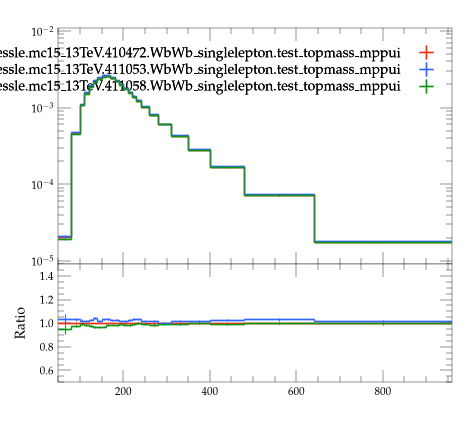

The Python source for this figure:
#! /usr/bin/env python3

# This Python script was auto-generated using YODA v2.1.2.
# Analysis object: /WbWb_singlelepton/m_bw_fine
# Timestamp: 07-08-2026 (09:26:45)

import matplotlib as mpl
import matplotlib.pyplot as plt
mpl.use('Agg') # comment out for interactive use
import os
import numpy as np
from numpy import nan, inf

plotDir = os.path.split(os.path.realpath(__file__))[0]
if 'YODA_USER_PLOT_PATH' in globals():
    plot_outdir = globals()['YODA_USER_PLOT_PATH']
else:
    plot_outdir = plotDir

#plot style
plt.style.use(os.path.join(plotDir, '../default.mplstyle'))
# plot metadata
figW, figH = plt.rcParams['figure.figsize']
ax_xLabel = ''
ax_yLabel = ''
ax_title  = ''
ax_xScale = 'linear'
ax_yScale = 'log'
xLims = (50.0, 960.0)
yLims = (9e-06, 0.011000000000000001)

# TeX-friendly labels for the legend
labels = {
  'legend' : ([ r"user.johessle.mc15\_13TeV.410472.WbWb\_singlelepton.test\_topmass\_mppui", r"user.johessle.mc15\_13TeV.411053.WbWb\_singlelepton.test\_topmass\_mppui", r"user.johessle.mc15\_13TeV.411058.WbWb\_singlelepton.test\_topmass\_mppui" ], r""),
}

# Adjust canvas width and height
canvasW = 10.0
canvasH = 9.0
figW *= canvasW/10.
figH *= canvasH/9.

# Create figure and axis objects
fig, (ax, ratio0_ax) = plt.subplots(2, 1, sharex=True,
                  figsize=(figW,figH), gridspec_kw={'height_ratios': (6.0, 3.0)})

# Set figure margins
plt.subplots_adjust(
    left   = 1.0 * plt.rcParams['figure.subplot.left'],
    right  = 1.0 * plt.rcParams['figure.subplot.right'],
    top    = 1.0 * plt.rcParams['figure.subplot.top'],
    bottom = 1.0 * plt.rcParams['figure.subplot.bottom'])

ratio0_ax.yaxis.set_major_locator(mpl.ticker.MultipleLocator(0.2))
ratio0_ax.set_ylim(0.5, 1.4999)
ratio0_ax.set_ylabel('Ratio')

# the numerical data is stored in a separate file
dataf = dict()
prefix = os.path.split(__file__)[0]
if prefix:    prefix = prefix + '/'
exec(open(prefix+'m_bw_fine__data.py').read(), dataf)


legend_handles = dict() # keep track of handles for the legend

# style options for curves
# starts at zorder>=5 to draw curve on top of legend
styles = {
  'user.johessle.mc15_13TeV.410472.WbWb_singlelepton.test_topmass_mppui.yoda': {
    'color' : '#EE3311',
    'linestyle' : '-',
    'lineopacity' : 1.0,
    'linewidth' : 1,
    'marker' : 'none',
    'markersize' : 2,
    'capsize' : 0.0,
    'zorder' : 5,
    'histstyle' : 1,
    'drawstyle' : 'steps-pre',
    'xerrorbars' : 1,
    'yerrorbars' : 1,
    'fillcolor' : None,
    'fillopacity' : 1.0,
    'ratio0_linestyle' : '-',
    'ratio0_lineopacity' : 1.0,
    'ratio0_linewidth' : 1,
    'ratio0_marker' : 'none',
    'ratio0_markersize' : 2,
    'ratio0_capsize' : 0.0,
    'ratio0_zorder' : 5,
    'ratio0_histstyle' : 1,
    'ratio0_drawstyle' : 'steps-pre',
    'ratio0_xerrorbars' : 1,
    'ratio0_yerrorbars' : 1,
  },
  'user.johessle.mc15_13TeV.411053.WbWb_singlelepton.test_topmass_mppui.yoda': {
    'color' : '#3366FF',
    'linestyle' : '-',
    'lineopacity' : 1.0,
    'linewidth' : 1,
    'marker' : 'none',
    'markersize' : 2,
    'capsize' : 0.0,
    'zorder' : 6,
    'histstyle' : 1,
    'drawstyle' : 'steps-pre',
    'xerrorbars' : 1,
    'yerrorbars' : 1,
    'fillcolor' : None,
    'fillopacity' : 1.0,
    'ratio0_linestyle' : '-',
    'ratio0_lineopacity' : 1.0,
    'ratio0_linewidth' : 1,
    'ratio0_marker' : 'none',
    'ratio0_markersize' : 2,
    'ratio0_capsize' : 0.0,
    'ratio0_zorder' : 6,
    'ratio0_histstyle' : 1,
    'ratio0_drawstyle' : 'steps-pre',
    'ratio0_xerrorbars' : 1,
    'ratio0_yerrorbars' : 1,
  },
  'user.johessle.mc15_13TeV.411058.WbWb_singlelepton.test_topmass_mppui.yoda': {
    'color' : '#109618',
    'linestyle' : '-',
    'lineopacity' : 1.0,
    'linewidth' : 1,
    'marker' : 'none',
    'markersize' : 2,
    'capsize' : 0.0,
    'zorder' : 7,
    'histstyle' : 1,
    'drawstyle' : 'steps-pre',
    'xerrorbars' : 1,
    'yerrorbars' : 1,
    'fillcolor' : None,
    'fillopacity' : 1.0,
    'ratio0_linestyle' : '-',
    'ratio0_lineopacity' : 1.0,
    'ratio0_linewidth' : 1,
    'ratio0_marker' : 'none',
    'ratio0_markersize' : 2,
    'ratio0_capsize' : 0.0,
    'ratio0_zorder' : 7,
    'ratio0_histstyle' : 1,
    'ratio0_drawstyle' : 'steps-pre',
    'ratio0_xerrorbars' : 1,
    'ratio0_yerrorbars' : 1,
  },
}

# curve from input yoda files in main panel
for label, yvals in dataf['yvals'].items():
    if all(np.isnan(v) for v in dataf['yvals'][label]):
        continue
    tmp = None
    if styles[label]['histstyle']: # draw as histogram
        xpos = dataf['xedges'][label] if styles[label]['drawstyle'] else dataf['xpoints'][label]
        ypos = np.insert(yvals, 0, yvals[0]) if styles[label]['drawstyle'] else yvals
        if styles[label]['fillcolor']: # fill area below curve
            ax.fill_between(xpos, ypos, step='pre',
                            color=styles[label]['fillcolor'],
                            alpha=styles[label]['fillopacity'])
        tmp, = ax.plot(xpos, ypos,
                       color=styles[label]['color'],
                       linestyle=styles[label]['linestyle'],
                       alpha=styles[label]['lineopacity'],
                       linewidth=styles[label]['linewidth'],
                       drawstyle=styles[label]['drawstyle'], solid_joinstyle='miter',
                       zorder=styles[label]['zorder'], label=label)
    tmp = ax.errorbar(dataf['xpoints'][label], yvals,
                      xerr=np.array(dataf['xerrs'][label])*styles[label]['xerrorbars'],
                      yerr=np.array(dataf['yerrs'][label])*styles[label]['yerrorbars'],
                      fmt=styles[label]['marker'], capsize=styles[label]['capsize'],
                      alpha=styles[label]['lineopacity'],
                      markersize=styles[label]['markersize'],
                      ecolor=styles[label]['color'],
                      color=styles[label]['color'], zorder=styles[label]['zorder'])
    tmp[-1][0].set_linestyle(styles[label]['linestyle'])
    tmp[-1][0].set_linewidth(styles[label]['linewidth'])
    if label in dataf['add_legend_handle']:  legend_handles[label] = tmp
    for varLabel in dataf['variation_yvals'].keys():
        if varLabel.startswith(label):
            tmp, = ax.plot(dataf['xedges'][label], dataf['variation_yvals'][varLabel],
                           color=styles[label]['color'],
                           linestyle=styles[label]['linestyle'],
                           linewidth=styles[label]['linewidth'],
                           drawstyle='steps-pre', solid_joinstyle='miter',
                           zorder=styles[label]['zorder'], alpha=0.5)


# plots on ratio panel
# curve from input yoda files in ratio panel
for label, yvals in dataf['ratio0_yvals'].items():
    if all(np.isnan(v) for v in yvals):
        continue
    if styles[label]['ratio0_histstyle']: # plot as histogram
        xpos = dataf['xedges']['user.johessle.mc15_13TeV.410472.WbWb_singlelepton.test_topmass_mppui.yoda'] if styles[label]['ratio0_drawstyle'] else dataf['xpoints']['user.johessle.mc15_13TeV.410472.WbWb_singlelepton.test_topmass_mppui.yoda']
        ypos = np.insert(yvals, 0, yvals[0]) if styles[label]['ratio0_drawstyle'] else yvals
        ratio0_ax.plot(xpos, ypos,
                       color=styles[label]['color'],
                       linewidth=styles[label]['linewidth'],
                       linestyle=styles[label]['ratio0_linestyle'],
                       alpha=styles[label]['ratio0_lineopacity'],
                       drawstyle=styles[label]['ratio0_drawstyle'], zorder=styles[label]['zorder'],
                       solid_joinstyle='miter')
    tmp = ratio0_ax.errorbar(dataf['xpoints']['user.johessle.mc15_13TeV.410472.WbWb_singlelepton.test_topmass_mppui.yoda'], yvals,
                             xerr=np.array(dataf['ref_xerrs'])*styles[label]['ratio0_xerrorbars'],
                             yerr=np.array(dataf['ratio0_yerrs'][label])*styles[label]['ratio0_yerrorbars'],
                             fmt=styles[label]['ratio0_marker'], capsize=styles[label]['ratio0_capsize'],
                             alpha=styles[label]['ratio0_lineopacity'],
                             markersize=styles[label]['ratio0_markersize'],
                             ecolor=styles[label]['color'],
                             color=styles[label]['color'])
    tmp[-1][0].set_linestyle(styles[label]['ratio0_linestyle'])
    tmp[-1][0].set_linewidth(styles[label]['ratio0_linewidth'])

    for varlabel in dataf['ratio0_variation_vals'].keys():
        if varlabel.startswith(label):
            ratio0_ax.plot(dataf['xedges']['user.johessle.mc15_13TeV.410472.WbWb_singlelepton.test_topmass_mppui.yoda'],
                            dataf['ratio0_variation_vals'][varlabel],
                            color=styles[label]['color'],
                            linestyle=styles[label]['linestyle'],
                            linewidth=styles[label]['linewidth'],
                            drawstyle='steps-pre', solid_joinstyle='miter',
                            zorder=1, alpha=0.5)

legend_items = list(legend_handles.values())
ax.add_artist(ax.legend(legend_items,
                        labels['legend'][0],
                        title=labels['legend'][1],
                        alignment='right',
                        loc='upper right',
                        bbox_to_anchor=(1.0, 0.97),markerfirst=False))

# set plot metadata as defined above
ratio0_ax.set_xlabel(ax_xLabel)
ratio0_ax.xaxis.set_label_coords(1., -0.15)
ax.set_ylabel(ax_yLabel, ha='right', va='top')
ax.yaxis.set_label_coords(-0.11, 1.0)
ax.set_title(ax_title, loc='left')
ax.set_xscale(ax_xScale)
ax.set_yscale(ax_yScale)
ratio0_ax.set_yscale('linear')
ax.set_xlim(xLims)
ax.set_ylim(yLims)

# tick formatting
plt.rcParams['xtick.top'] = True
plt.rcParams['ytick.right'] = True
ax.yaxis.set_major_locator(mpl.ticker.LogLocator(base=10.0, numticks=np.inf))
ax.yaxis.set_minor_locator(mpl.ticker.LogLocator(
                           base=10.0, subs=np.arange(0.1, 1, 0.1), numticks=np.inf))
fig.align_ylabels((ax, ratio0_ax))
plt.savefig(os.path.join(plot_outdir, 'm_bw_fine.pdf'), format='PDF')
plt.savefig(os.path.join(plot_outdir, 'm_bw_fine.png'), format='PNG')

plt.close(fig)
